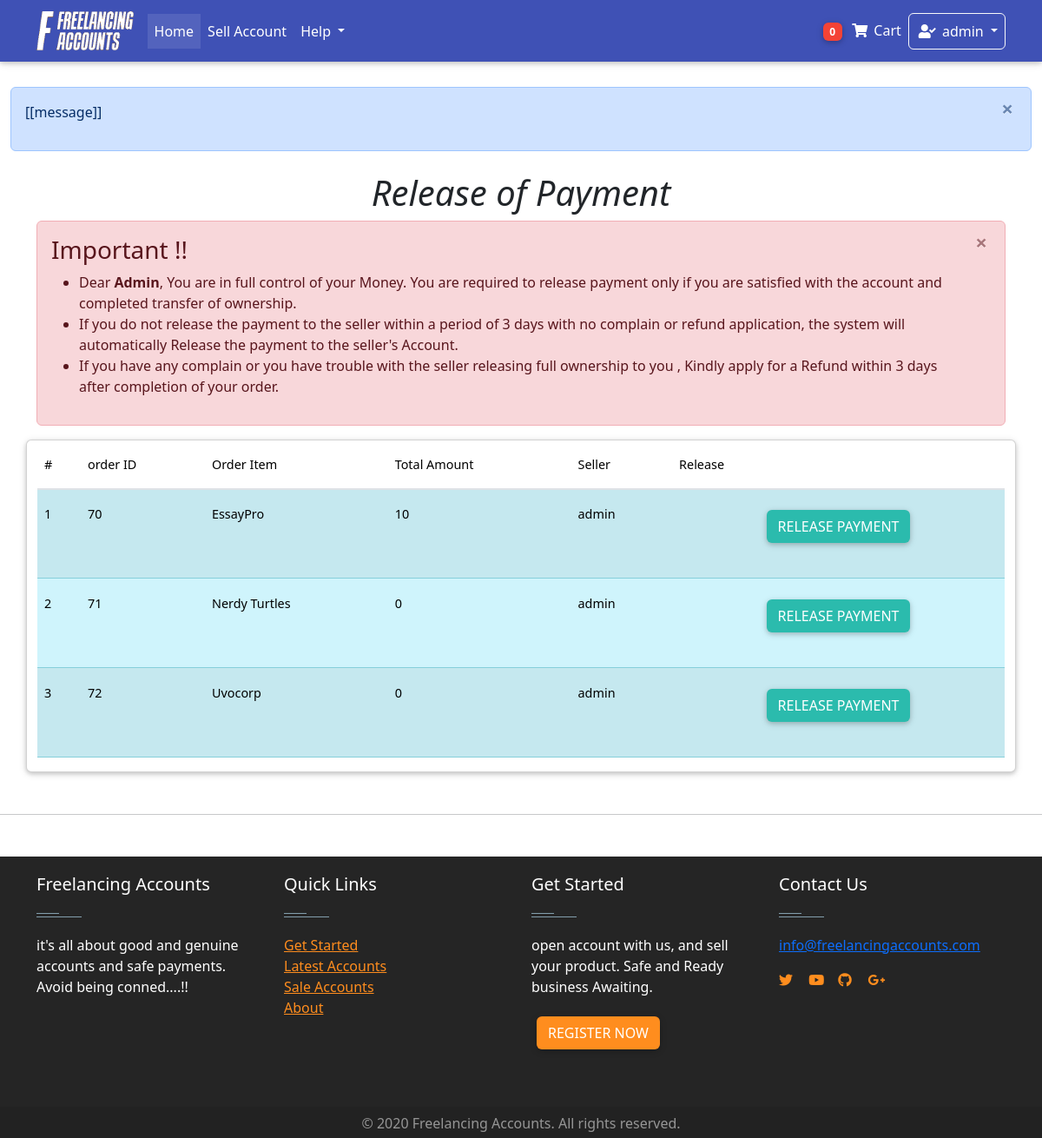
The app's page /dashboard/release_payment/ (signed in), older data.
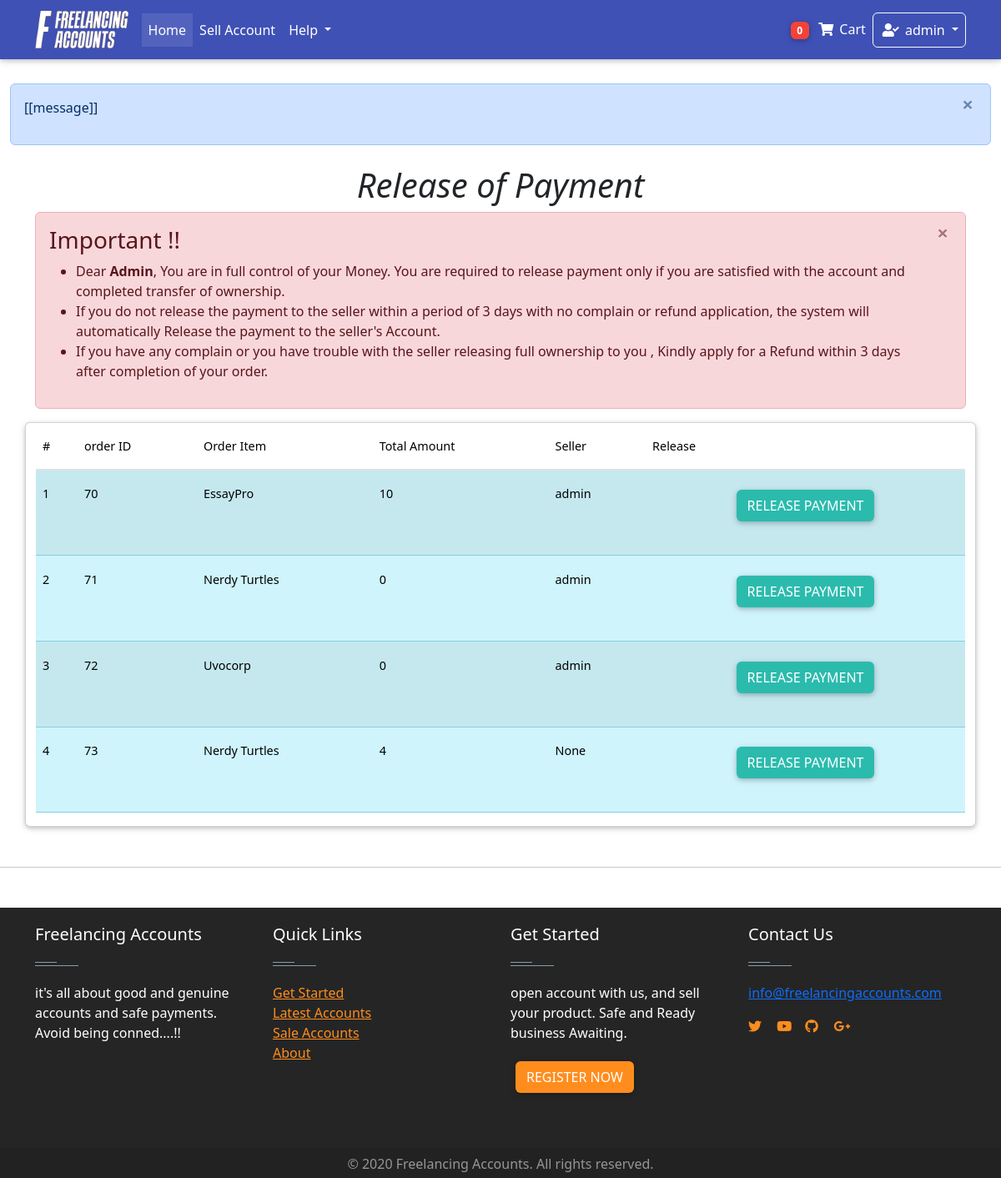
The same page, newer data.
### Home/models.py (models this page shows, shortened)
class Order(models.Model):
    user = models.ForeignKey(settings.AUTH_USER_MODEL,on_delete = models.CASCADE)
    items = models.ManyToManyField(OrderItem)
    start_date = models.DateField(auto_now_add = True)
    ordered_date = models.DateTimeField()
    ordered = models.BooleanField(default = False)
    seller = models.ForeignKey(settings.AUTH_USER_MODEL,on_delete = models.CASCADE, related_name="user", blank=True, null = True)
    amount = models.IntegerField(default=0.0)
    released = models.BooleanField(default=False)
    refund = models.BooleanField(default=False)
    billing_address = models.ForeignKey(
        "BillingAddress", on_delete = models.SET_NULL, blank = True, null = True)

class OrderItem(models.Model):
    user = models.ForeignKey(settings.AUTH_USER_MODEL,on_delete = models.CASCADE)
    item = models.ForeignKey(Item, on_delete = models.CASCADE)
    quantity = models.IntegerField(default= 1)
    ordered = models.BooleanField(default = False)

class Item(models.Model):
    created_by = models.ForeignKey(settings.AUTH_USER_MODEL,on_delete = models.CASCADE,blank = True, null = True, editable = False)
    created_at = models.DateTimeField(auto_now_add= True, blank = True, null = True )
    title = models.CharField(max_length = 100)
    price = models.FloatField(default = 0.0)
    discountprice = models.FloatField(blank= True, null = True)
    category = models.CharField(choices = Category_choices, max_length=2)
    label = models.CharField(choices = Label_choices, max_length=1)
    Level = models.CharField(choices = Level_choices, max_length = 15 ,blank= True, null = True)
    finished_orders = models.IntegerField(default = 1)
    rating = models.IntegerField(default = 50 )
    Reviews =models.IntegerField( default = 1)
    profile = models.CharField( max_length = 20)
    description = models.TextField()
    diplay_pic = models.ImageField(upload_to = "display_pics/%Y%m%d/", max_length =255 )
    contact = models.CharField(max_length=15 ,null = True,blank= True)

### dashboard/views.py (the view)
# urls.py: path('release_payment/', views.Release_Payment.as_view(), name='Release_Payment'),
class Release_Payment(generic.ListView):
    model = Order
    template_name = "dashboard/release_payment.html"
    def get_context_data(self, **kwargs):
        context = super(Release_Payment, self).get_context_data(**kwargs)
        order1 = Order.objects.filter(user = self.request.user, ordered= True, released = False)
        if order1:
            order = Order.objects.filter(user = self.request.user, ordered= True, released = False)
            self.order = order
            context["order"] = order
            return context
        return context

### Home/templatetags/cart_template_tags.py (called while the page is built)
@register.filter
def cart_item_count(user):
    if user.is_authenticated:
        qs = Order.objects.filter(user = user, ordered = False)
        if qs.exists():
            return qs[0].items.count()
    return 0

@register.filter
def account_cash(user):
    if user.is_authenticated:
        qs = AccountsModel.objects.get(user= user)
        amount= qs.amount
        return amount

### Home/templatetags/login_tag.py (called while the page is built)
@register.inclusion_tag('logins/login_form.html')
def login_form_tag(current_page=None):
    return {'loginform': LoginForm(),
            'redirect_to': current_page}

### Home/templates/dashboard/release_payment.html (shortened to what this page needs)
<!DOCTYPE html>
{% extends "base.html"%}
{% load static %}
    {% block content%}
    <div class="container ">
        <h1 class="text-center animated flipInY delay-1s"><i>
          Release of Payment
        </i>
        </h1>
        {% if order %}
        <div class="alert alert-danger alert-dismissible fade show animated bounceInDown" role="alert">
          <h3>Important !!</h3>
          <ul>
            <li> Dear  <Strong>{{ request.user|title }}</Strong>, You are in full control of your Money. You are required to release payment only if
              you are satisfied with the account and  completed transfer of ownership. </li>
            <li>If you do not release the payment to the seller within a period of 3 days with no complain or
                refund application, the system will automatically Release the payment to the seller's Account.
            </li>
            <li>If you have any complain or you have trouble with the seller releasing full ownership to you
                , Kindly apply for a Refund within 3 days after completion of your order.
            </li>
          </ul>
          <button type="button" class="close" data-dismiss="alert" aria-label="Close">
            <span aria-hidden="true">&times;</span>
          </button>
        </div>
        {% endif %}
        <div class="row">
                <div class="card col-12 table-responsive">
                      <table class="table  table-striped w-auto">
                        <thead>
                          <tr>
                            <th>#</th>
                            <th>order ID</th>
                            <th>Order Item</th>
                            <th>Total Amount</th>
                            <th> Seller</th>
                            <th>Release</th>
                          </tr>
                        </thead>
                        <tbody>
                      {% for ord in  order %}
                          <tr class="table-info">
                            <th scope="row"> {{forloop.counter}} </th>
                            <td>{{ ord.id }}</td>
                            <td>
                              {% for obj in ord.items.all %}
                              <p> {{obj.item.title}} </p>
                            {% endfor %}
                            </td>
                            <td>{{ ord.amount}}</td>
                            <td>{{ ord.seller}}</td>
                            <td> <div class="text-center">
                              <button onclick="releaseClicked(this);" class="btn btn-default btn-rounded mb-4" >
                               Release Payment </button>
                            </div>
                            </td>
                          </tr>
                        {% empty %}
                        <tr>
                          <td colspan="5"> You have no previous orders  <td>
                        </tr>
                        {% endfor %}
                        </tbody>
                      </table>
                </div>
        </div>
    </div>
<hr class="my-5">
{% endblock %}

### Home/templates/base.html (shortened to what this page needs)
<!DOCTYPE html>
<html lang="en" dir="ltr">
{% load cart_template_tags %}
{% load static %}
{% load login_tag %}
{% load i18n %}
{% load l10n %}
  <head>
    {% block extra_head %}
    <link rel="stylesheet" href="https://use.fontawesome.com/releases/v5.8.2/css/all.css">
    <link href="{% static 'css/bootstrap.min.css'%} " rel="stylesheet">
    <link href="{% static 'css/mdb.min.css'%}" rel="stylesheet">
    <link href="{% static 'css/style.min.css' %} " rel="stylesheet">
    <link
    type="text/css"
    rel="stylesheet"
    href="https://unpkg.com/bootstrap/dist/css/bootstrap.min.css"
  />
  <link
    type="text/css"
    rel="stylesheet"
    href="https://unpkg.com/bootstrap-vue@latest/dist/bootstrap-vue.css"
  />
      {% endblock %}
</head>
<body>
<section class="">
  {% include 'nav.html' %}
</section>
<div id="app-alert"  class=" container-fluid mt-5 pt-1 " >
  <div id="notification" class="alert alert-primary alert-dismissible fade show mt-5" role="alert" v-cloak v-show="alert" >
       <P id=""> [[message]]</P>
      <button type="button" class="close" data-hide="alert" @click='alert = !alert' aria-label="Close">
        <span aria-hidden="true">&times;</span>
      </button>
  </div>
</div>
<div class="mt-4">
    {% block content %}
    {% endblock %}
</div>
{% include "footer.html" %}
</body>
</html>

### Home/templates/logins/login_form.html (shortened to what this page needs)
{% load account  %}
{%  load crispy_forms_tags %}

### Home/templates/nav.html (shortened to what this page needs)
{% load cart_template_tags %}
{% load static %}
{% load notifications_tags %}
    <nav class="navbar fixed-top navbar-expand-lg  navbar-dark indigo mb-5">
        <div class = 'container' >
            <a class="navbar-brand" href="/home/">
              <img src="{% static 'whitelogo.png' %}" height="45px" alt="">
            </a>
            <div class="collapse navbar-collapse" id="navbarSupportedContent">
              <ul class="navbar-nav mr-auto">
                <li class="nav-item active">
                  <a class="nav-link" href="/home/"> Home <span class="sr-only">(current)</span></a>
                </li>
                <li class="nav-item">
                  <a class = "nav-link" href="/sell-account/" >
                    Sell Account
                  </a>
                </li>
                <li class="nav-item dropdown">
                  <a class="nav-link dropdown-toggle" href="#" id="navbarDropdownMenuLink" role="button" data-toggle="dropdown" aria-haspopup="true" aria-expanded="false">
                    Help
                  </a>
                </li>
              </ul>
            </div>
            <ul class="navbar-nav nav-flex-icons mx-right">
              {%  if request.user.is_authenticated  %}
                <li class="nav-item">
                  <a class="nav-link waves-effect " href = "{% url "Home:order-summary" %}">
                    <span class="badge red z-depth-1 badge-pill mr-1"> {{ request.user|cart_item_count }}</span>
                    <i class="fas fa-shopping-cart"></i>
                    <span class="clearfix d-none d-sm-inline-block"> Cart </span>
                  </a>
                  <li class="nav-item dropdown">
                    <a class="nav-link dropdown-toggle border border-light rounded waves-effect  waves-light" href="#" id="navbarDropdownMenuLink" role="button" data-toggle="dropdown" aria-haspopup="true" aria-expanded="false">
                      <i class="fas fa-user-check"></i>  {{request.user}}
                    </a>
                  </li>
                  {% endif %}
                </ul>
          </div>
        </nav>

### Home/templates/footer.html (shortened to what this page needs)
<!DOCTYPE html>
<html lang="en" dir="ltr">
{% load  staticfiles %}
  <head>
  </head>
  <body>
    <footer id="footer" class="footer-1">
<div class="main-footer widgets-dark typo-light">
<div class="container">
<div class="row">
<div class="col-xs-12 col-sm-6 col-md-3">
<div class="widget subscribe no-box">
<h5 class="widget-title">Freelancing Accounts <span></span></h5>
<p>it's all about good and genuine accounts and safe payments. Avoid being conned....!!</p>
</div>
</div>
<div class="col-xs-12 col-sm-6 col-md-3">
<div class="widget no-box">
<h5 class="widget-title">Quick Links<span></span></h5>
<ul class="thumbnail-widget">
<li>
<div class="thumb-content"><a href="/accounts/signup/">Get Started</a></div>
</li>
<li>
<div class="thumb-content"><a href="#.">Latest Accounts</a></div>
</li>
<li>
<div class="thumb-content"><a href="/sell-account/">Sale Accounts</a></div>
</li>
<li>
<div class="thumb-content"><a href="#.">About</a></div>
</li>
</ul>
</div>
</div>
<div class="col-xs-12 col-sm-6 col-md-3">
<div class="widget no-box">
<h5 class="widget-title">Get Started<span></span></h5>
<p>open account with us, and sell your product. Safe and Ready business Awaiting.</p>
<a class="btn" href="/accounts/signup/" >Register Now</a>
</div>
</div>
<div class="col-xs-12 col-sm-6 col-md-3">
<div class="widget no-box">
<h5 class="widget-title">Contact Us<span></span></h5>
<p><a href="mailto:victormisiko.vm@gmail.com" title="glorythemes">info@freelancingaccounts.com</a></p>
<ul class="social-footer2">
  <li class=""><a href="https://www.facebook.com/mdbootstrap" target="_blank">
    <i class="fab fa-twitter mr-3"></i>
  </a>
    </li>
  <li class=""><a href="https://www.facebook.com/mdbootstrap" target="_blank">
    <i class="fab fa-youtube mr-3"></i>
  </a>
    </li>
  <li class=""><a href="https://www.facebook.com/mdbootstrap" target="_blank">
    <i class="fab fa-github mr-3"></i>
  </a>
    </li>
  <li class=""><a href="https://www.facebook.com/mdbootstrap" target="_blank">
    <i class="fab fa-google-plus-g mr-3"></i>
  </a>
  </li>
</ul>
</div>
</div>
</div>
</div>
</div>
<div class="footer-copyright">
<div class="container">
<div class="row">
<div class="col-md-12 text-center">
<p>© 2020 Freelancing Accounts. All rights reserved.</p>
</div>
</div>
</div>
</div>
</footer>
  </body>
</html>

### Home/templates/footer.html (style rules this page uses)
footer .main-footer { padding: 20px 0; background: #252525; }
footer ul { padding-left: 0; list-style: none; }
.footer-copyright { background: #222; padding: 5px 0; }
.footer-copyright p { color: #969696; margin: 2px 0 0; }
.widget { padding: 20px; margin-bottom: 40px; }
.widget.no-box { padding: 0; background-color: transparent; margin-bottom: 40px; box-shadow: none; -webkit-box-shadow: none; -moz-box-shadow: none; -ms-box-shadow: none; -o-box-shadow: none; }
.widget.subscribe p { margin-bottom: 18px; }
.widget li a { color: #ff8d1e; }
.widget-title { margin-bottom: 20px; }
.widget-title span { background: #839FAD none repeat scroll 0 0;display: block; height: 1px;margin-top: 25px;position: relative;width: 20%; }
.widget-title span::after { background: inherit;content: "";height: inherit; position: absolute;top: -4px;width: 50%; }
.typo-light h1, .typo-light h2, .typo-light h3, .typo-light h4, .typo-light h5, .typo-light h6, .typo-light p, .typo-light div, .typo-light span, .typo-light small { color: #fff; }
ul.social-footer2 { margin: 0;padding: 0; width: auto; }
ul.social-footer2 li { display: inline-block;padding: 0; }
ul.social-footer2 li a { display: block; height:30px;width: 30px;text-align: center; }
.btn { background-color: #ff8d1e; color:#fff; }

Row changes from the older to the newer data that the page shows:
added Order: id "73", amount "4", seller "None", OrderItem (item "Nerdy Turtles")
